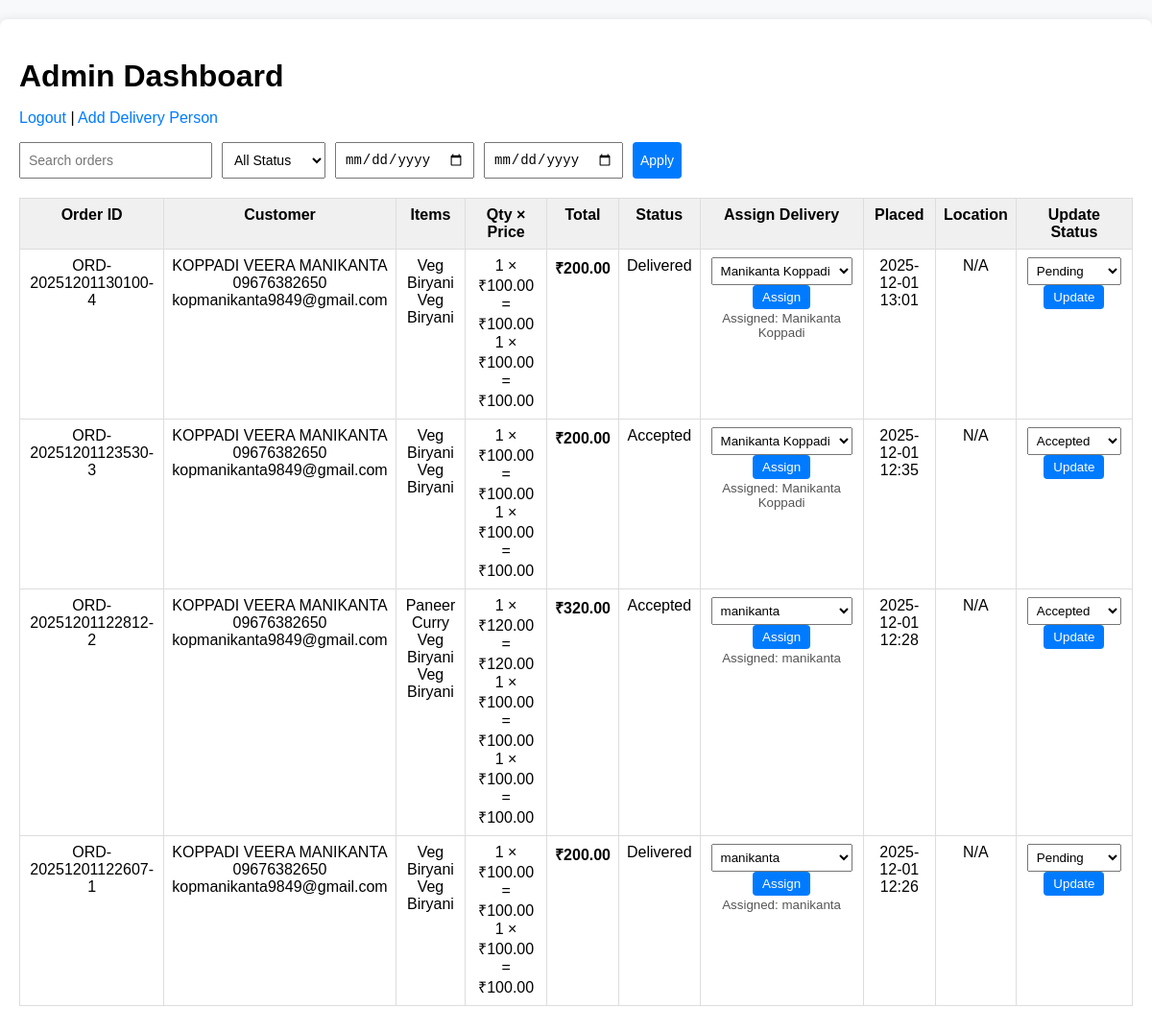
Screenshot of /admin/dashboard (signed in) with the database file from the repository.
### app.py (models this page shows, shortened)
class Order(db.Model):
    __tablename__ = "order"
    id = db.Column(db.Integer, primary_key=True)
    order_id = db.Column(db.String(64), unique=True, index=True)
    customer_name = db.Column(db.String(200))
    email = db.Column(db.String(200))
    phone = db.Column(db.String(40))
    address = db.Column(db.String(400))
    status = db.Column(db.String(50), default="Pending")
    latitude = db.Column(db.Float, nullable=True)
    longitude = db.Column(db.Float, nullable=True)
    map_link = db.Column(db.String(500), nullable=True)
    created_at = db.Column(db.DateTime, default=datetime.utcnow)
    otp = db.Column(db.String(6), nullable=True)
    delivery_person_id = db.Column(db.Integer, db.ForeignKey("delivery_person.id"), nullable=True)
    items = db.relationship("OrderItem", backref="order", lazy=True)
    def total_price(self):
        return sum(float(i.price) * int(i.quantity) for i in self.items)

class OrderItem(db.Model):
    __tablename__ = "order_item"
    id = db.Column(db.Integer, primary_key=True)
    order_id = db.Column(db.Integer, db.ForeignKey("order.id"))
    item_name = db.Column(db.String(200))
    quantity = db.Column(db.Integer, default=1)
    price = db.Column(db.Float, default=0.0)

class DeliveryPerson(db.Model):
    __tablename__ = "delivery_person"
    id = db.Column(db.Integer, primary_key=True)
    name = db.Column(db.String(200), nullable=False)
    phone = db.Column(db.String(20), unique=True, nullable=False)
    username = db.Column(db.String(100), unique=True)
    password_hash = db.Column(db.String(255))
    orders = db.relationship("Order", backref="delivery_person", lazy=True)

### app.py (the view, shortened to what this page needs)
@app.route("/admin/dashboard")
def admin_dashboard():
    if not session.get("admin_logged_in"):
        return redirect(url_for("admin_login"))
    query = request.args.get("query", "")
    status_filter = request.args.get("status", "")
    start_date = request.args.get("start_date", "")
    end_date = request.args.get("end_date", "")
    page = request.args.get("page", 1, type=int)
    q = Order.query
    if status_filter:
        q = q.filter(Order.status == status_filter)
    if start_date:
        q = q.filter(Order.created_at >= start_date)
    if end_date:
        q = q.filter(Order.created_at <= end_date)
    q = q.order_by(Order.created_at.desc())
    pagination = q.paginate(page=page, per_page=10)
    orders = pagination.items
    delivery_persons = DeliveryPerson.query.order_by(DeliveryPerson.name).all()
    return render_template(
        "admin_dashboard.html",
        orders=orders,
        delivery_persons=delivery_persons,
        pagination=pagination,
        query=query,
        status_filter=status_filter,
        start_date=start_date,
        end_date=end_date
    )

### templates/admin_dashboard.html (shortened to what this page needs)
<!doctype html>
<html>
<head>
</head>
<body>
<div class="container">
  <h1>Admin Dashboard</h1>
  <p>
    <a href="{{ url_for('admin_logout') }}">Logout</a> |
    <a href="{{ url_for('add_delivery_person') }}">Add Delivery Person</a>
  </p>
  <form method="GET" action="" class="filters">
    <input type="text" name="query" placeholder="Search orders" value="{{ query }}">
    <select name="status">
      <option value="">All Status</option>
    </select>
    <input type="date" name="start_date" value="{{ start_date }}">
    <input type="date" name="end_date" value="{{ end_date }}">
    <button type="submit">Apply</button>
  </form>
  {% if orders %}
    <table>
      <thead>
        <tr>
          <th>Order ID</th>
          <th>Customer</th>
          <th>Items</th>
          <th>Qty × Price</th>
          <th>Total</th>
          <th>Status</th>
          <th>Assign Delivery</th>
          <th>Placed</th>
          <th>Location</th>
          <th>Update Status</th>
        </tr>
      </thead>
      <tbody>
        {% for o in orders %}
        <tr>
          <td>{{ o.order_id }}</td>
          <td>
            {{ o.customer_name }}<br>
            {{ o.phone }}<br>
            {{ o.email }}
          </td>
          <td>
            <ul>
              {% for item in o.items %}
                <li>{{ item.item_name }}</li>
              {% endfor %}
            </ul>
          </td>
          <td>
            <ul>
              {% for item in o.items %}
                {% set subtotal = item.quantity|int * item.price|float %}
                <li>{{ item.quantity }} × ₹{{ "%.2f"|format(item.price) }} = ₹{{ "%.2f"|format(subtotal) }}</li>
              {% endfor %}
            </ul>
          </td>
          <td><strong>₹{{ "%.2f"|format(o.total_price()) }}</strong></td>
          <td>{{ o.status }}</td>
          <td>
            <form method="POST" action="{{ url_for('assign_delivery', order_id=o.id) }}">
              <select name="delivery_person_id" required>
                {% for d in delivery_persons %}
                  <option value="{{ d.id }}" {% if o.delivery_person_id == d.id %}selected{% endif %}>{{ d.name }}</option>
                {% endfor %}
              </select>
              <button type="submit">Assign</button>
            </form>
            {% if o.delivery_person %}
              <small>Assigned: {{ o.delivery_person.name }}</small>
            {% endif %}
          </td>
          <td>{{ o.created_at.strftime('%Y-%m-%d %H:%M') }}</td>
          <td>
            {% if o.latitude and o.longitude %}
              <a href="https://www.google.com/maps?q={{ o.latitude }},{{ o.longitude }}" target="_blank">Map</a>
            {% else %}
              N/A
            {% endif %}
          </td>
          <td>
            <form method="POST" action="{{ url_for('update_status', order_id=o.id) }}">
              <select name="status">
                {% for s in ['Pending','Accepted','Processing','ontheway','Completed','Cancelled'] %}
                  <option value="{{ s }}" {% if o.status == s %}selected{% endif %}>{{ s }}</option>
                {% endfor %}
              </select>
              <button type="submit">Update</button>
            </form>
          </td>
        </tr>
        {% endfor %}
      </tbody>
    </table>
  {% else %}
    <p>No orders found.</p>
  {% endif %}
</div>
</body>
</html>

### templates/admin_dashboard.html (style rules this page uses)
body { font-family: Arial, sans-serif; background: #f8f9fa; margin: 0; padding: 0; }
.container { max-width: 1300px; margin: 20px auto; padding: 20px; background: #fff; border-radius: 8px; box-shadow: 0 0 10px rgba(0,0,0,0.1); }
h1 { margin-bottom: 10px; }
a { text-decoration: none; color: #007bff; }
.filters { display: flex; gap: 10px; margin-bottom: 20px; flex-wrap: wrap; }
.filters input, .filters select, .filters button { padding: 8px; font-size: 14px; }
table { width: 100%; border-collapse: collapse; margin-top: 10px; }
th, td { border: 1px solid #ddd; padding: 8px; vertical-align: top; text-align: center; }
th { background: #f0f0f0; }
ul { list-style: none; padding: 0; margin: 0; }
button { padding: 5px 10px; cursor: pointer; border-radius: 4px; border: none; background: #007bff; color: #fff; }
select { padding: 5px; }
form { margin: 0; }
small { color: #555; display: block; margin-top: 2px; }

### rows the page displays
Order: order_id "ORD-20251201130100-4", customer_name "KOPPADI VEERA MANIKANTA", phone "09676382650", email "kopmanikanta9849@gmail.com", status "Delivered", delivery_person_id "Manikanta Koppadi", delivery_person.name "Manikanta Koppadi", created_at "2025-12-01 13:01", shows "N/A"
OrderItem: item_name "Veg Biryani", quantity "1", price "100.00", total_price "200.00"
OrderItem: item_name "Veg Biryani", quantity "1", price "100.00"
Order: order_id "ORD-20251201123530-3", customer_name "KOPPADI VEERA MANIKANTA", phone "09676382650", email "kopmanikanta9849@gmail.com", status "Accepted", delivery_person_id "Manikanta Koppadi", delivery_person.name "Manikanta Koppadi", created_at "2025-12-01 12:35", shows "N/A"
OrderItem: item_name "Veg Biryani", quantity "1", price "100.00", total_price "200.00"
OrderItem: item_name "Veg Biryani", quantity "1", price "100.00"
Order: order_id "ORD-20251201122812-2", customer_name "KOPPADI VEERA MANIKANTA", phone "09676382650", email "kopmanikanta9849@gmail.com", status "Accepted", delivery_person_id "manikanta", delivery_person.name "manikanta", created_at "2025-12-01 12:28", shows "N/A"
OrderItem: item_name "Paneer Curry", quantity "1", price "120.00", total_price "320.00"
OrderItem: item_name "Veg Biryani", quantity "1", price "100.00"
OrderItem: item_name "Veg Biryani", quantity "1", price "100.00"
Order: order_id "ORD-20251201122607-1", customer_name "KOPPADI VEERA MANIKANTA", phone "09676382650", email "kopmanikanta9849@gmail.com", status "Delivered", delivery_person_id "manikanta", delivery_person.name "manikanta", created_at "2025-12-01 12:26", shows "N/A"
OrderItem: item_name "Veg Biryani", quantity "1", price "100.00", total_price "200.00"
OrderItem: item_name "Veg Biryani", quantity "1", price "100.00"

### other values shown
form field status "Pending"
